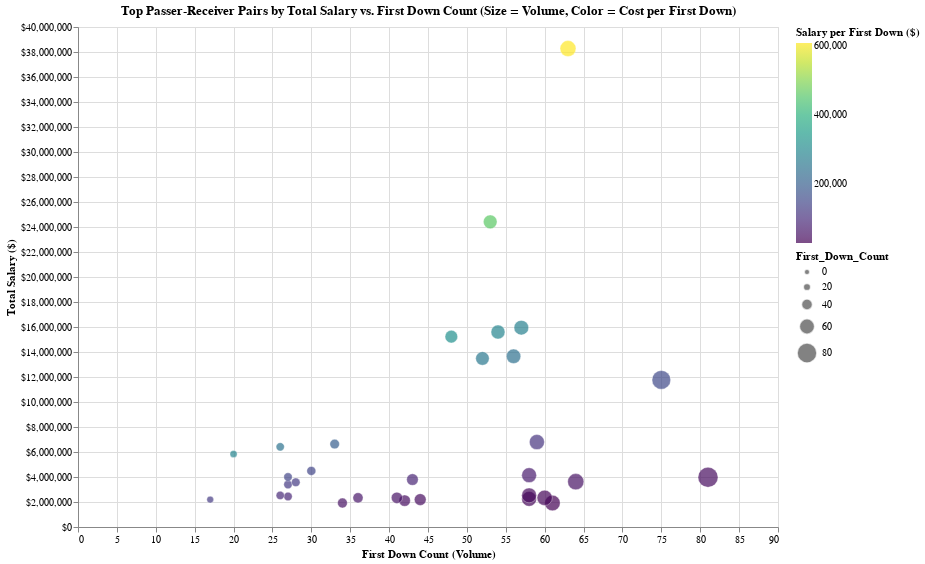

Notebook cell for this chart:
### Code cell
df_plot = pair_salary_df.copy()
df_plot['salary_per_first_down_num'] = df_plot['salary_per_first_down'].replace('[\$,]', '', regex=True).astype(float)
df_plot['total_salary'] = df_plot['total_salary'].replace('[\$,]', '', regex=True).astype(float)

# Optional: a text column to use in tooltips and labels
df_plot['label'] = df_plot.apply(
    lambda row: f"{row['posteam']}: {row['passer_player_name']} & {row['receiver_player_name']}", axis=1
)

# Base chart
base = alt.Chart(df_plot).encode(
    x=alt.X('First_Down_Count:Q', title='First Down Count (Volume)'),
    y=alt.Y('total_salary:Q', title='Total Salary ($)', 
            axis=alt.Axis(format='$,.0f')),
    size=alt.Size('First_Down_Count:Q', scale=alt.Scale(type='pow', exponent=2, range=[30, 400])),
    color=alt.Color('salary_per_first_down_num:Q', scale=alt.Scale(scheme='viridis'),
                    title='Salary per First Down ($)'),
    tooltip=[
        alt.Tooltip('posteam:N', title='Team'),
        alt.Tooltip('passer_player_name:N', title='Quarterback'),
        alt.Tooltip('receiver_player_name:N', title='Receiver'),
        alt.Tooltip('First_Down_Count:Q', title='First Down Count'),
        alt.Tooltip('total_salary:Q', format='$,.0f', title='Total Salary'),
        alt.Tooltip('salary_per_first_down_num:Q', format='$,.0f', title='Salary per First Down')
    ]
)

# Scatter plot
points = base.mark_circle(opacity=0.7, stroke='white', strokeWidth=0.5)

# Combine
chart = (points).properties(
    width=700,
    height=500,
    title='Top Passer-Receiver Pairs by Total Salary vs. First Down Count\n(Size = Volume, Color = Cost per First Down)'
)

chart.show()

### Figure 1 — Vega-Lite specification as saved in the notebook (floating-point values rounded to 4 significant figures)
{"config": {"view": {"continuousWidth": 300, "continuousHeight": 300}}, "data": {"name": "data-96a9ee439f3c1057500f1cd7c2f2fade"}, "mark": {"type": "circle", "opacity": 0.7, "stroke": "white", "strokeWidth": 0.5}, "encoding": {"color": {"field": "salary_per_first_down_num", "scale": {"scheme": "viridis"}, "title": "Salary per First Down ($)", "type": "quantitative"}, "size": {"field": "First_Down_Count", "scale": {"exponent": 2, "range": [30, 400], "type": "pow"}, "type": "quantitative"}, "tooltip": [{"field": "posteam", "title": "Team", "type": "nominal"}, {"field": "passer_player_name", "title": "Quarterback", "type": "nominal"}, {"field": "receiver_player_name", "title": "Receiver", "type": "nominal"}, {"field": "First_Down_Count", "title": "First Down Count", "type": "quantitative"}, {"field": "total_salary", "format": "$,.0f", "title": "Total Salary", "type": "quantitative"}, {"field": "salary_per_first_down_num", "format": "$,.0f", "title": "Salary per First Down", "type": "quantitative"}], "x": {"field": "First_Down_Count", "title": "First Down Count (Volume)", "type": "quantitative"}, "y": {"axis": {"format": "$,.0f"}, "field": "total_salary", "title": "Total Salary ($)", "type": "quantitative"}}, "height": 500, "title": "Top Passer-Receiver Pairs by Total Salary vs. First Down Count\n(Size = Volume, Color = Cost per First Down)", "width": 700, "$schema": "https://vega.github.io/schema/vega-lite/v5.20.1.json", "datasets": {"data-96a9ee439f3c1057500f1cd7c2f2fade": [{"posteam": "DEN", "passer_player_name": "Bo Nix", "passer_player_id": "00-0039732", "receiver_player_name": "Courtland Sutton", "receiver_player_id": "00-0034348", "First_Down_Count": 61, "passer_salary": "$795,000.00", "player_id_x": "00-0039732", "receiver_salary": "$1,125,000.00", "player_id_y": "00-0034348", "total_salary": 1920000.0, "salary_per_first_down": "$31,475.41", "salary_per_first_down_num": 31480.0, "label": "DEN: Bo Nix & Courtland Sutton"}, {"posteam": "PHI", "passer_player_name": "Jalen Hurts", "passer_player_id": "00-0036389", "receiver_player_name": "A.J. Brown", "receiver_player_id": "00-0035676", "First_Down_Count": 58, "passer_salary": "$1,125,000.00", "player_id_x": "00-0036389", "receiver_salary": "$1,125,000.00", "player_id_y": "00-0035676", "total_salary": 2250000.0, "salary_per_first_down": "$38,793.10", "salary_per_first_down_num": 38790.0, "label": "PHI: Jalen Hurts & A.J. Brown"}, {"posteam": "TB", "passer_player_name": "Baker Mayfield", "passer_player_id": "00-0034855", "receiver_player_name": "Mike Evans", "receiver_player_id": "00-0031408", "First_Down_Count": 60, "passer_salary": "$1,125,000.00", "player_id_x": "00-0034855", "receiver_salary": "$1,210,000.00", "player_id_y": "00-0031408", "total_salary": 2335000.0, "salary_per_first_down": "$38,916.67", "salary_per_first_down_num": 38920.0, "label": "TB: Baker Mayfield & Mike Evans"}, {"posteam": "HOU", "passer_player_name": "C.J. Stroud", "passer_player_id": "00-0039163", "receiver_player_name": "Nico Collins", "receiver_player_id": "00-0036554", "First_Down_Count": 58, "passer_salary": "$915,000.00", "player_id_x": "00-0039163", "receiver_salary": "$1,616,000.00", "player_id_y": "00-0036554", "total_salary": 2531000.0, "salary_per_first_down": "$43,637.93", "salary_per_first_down_num": 43640.0, "label": "HOU: C.J. Stroud & Nico Collins"}, {"posteam": "DET", "passer_player_name": "Jared Goff", "passer_player_id": "00-0033106", "receiver_player_name": "Amon-Ra St. Brown", "receiver_player_id": "00-0036963", "First_Down_Count": 81, "passer_salary": "$2,611,832.00", "player_id_x": "00-0033106", "receiver_salary": "$1,366,000.00", "player_id_y": "00-0036963", "total_salary": 3978000.0, "salary_per_first_down": "$49,109.04", "salary_per_first_down_num": 49110.0, "label": "DET: Jared Goff & Amon-Ra St. Brown"}, {"posteam": "SF", "passer_player_name": "Brock Purdy", "passer_player_id": "00-0037834", "receiver_player_name": "George Kittle", "receiver_player_id": "00-0033288", "First_Down_Count": 44, "passer_salary": "$985,000.00", "player_id_x": "00-0037834", "receiver_salary": "$1,210,000.00", "player_id_y": "00-0033288", "total_salary": 2195000.0, "salary_per_first_down": "$49,886.36", "salary_per_first_down_num": 49890.0, "label": "SF: Brock Purdy & George Kittle"}, {"posteam": "BUF", "passer_player_name": "Josh Allen", "passer_player_id": "00-0034857", "receiver_player_name": "Khalil Shakir", "receiver_player_id": "00-0037261", "First_Down_Count": 42, "passer_salary": "$1,125,000.00", "player_id_x": "00-0034857", "receiver_salary": "$985,000.00", "player_id_y": "00-0037261", "total_salary": 2110000.0, "salary_per_first_down": "$50,238.10", "salary_per_first_down_num": 50240.0, "label": "BUF: Josh Allen & Khalil Shakir"}, {"posteam": "NYG", "passer_player_name": "Daniel Jones", "passer_player_id": "00-0035710", "receiver_player_name": "Malik Nabers", "receiver_player_id": "00-0039337", "First_Down_Count": 34, "passer_salary": "$1,125,000.00", "player_id_x": "00-0035710", "receiver_salary": "$795,000.00", "player_id_y": "00-0039337", "total_salary": 1920000.0, "salary_per_first_down": "$56,470.59", "salary_per_first_down_num": 56470.0, "label": "NYG: Daniel Jones & Malik Nabers"}, {"posteam": "MIN", "passer_player_name": "Sam Darnold", "passer_player_id": "00-0034869", "receiver_player_name": "Justin Jefferson", "receiver_player_id": "00-0036322", "First_Down_Count": 64, "passer_salary": "$2,500,000.00", "player_id_x": "00-0034869", "receiver_salary": "$1,125,000.00", "player_id_y": "00-0036322", "total_salary": 3625000.0, "salary_per_first_down": "$56,640.62", "salary_per_first_down_num": 56640.0, "label": "MIN: Sam Darnold & Justin Jefferson"}, {"posteam": "MIA", "passer_player_name": "Tua Tagovailoa", "passer_player_id": "00-0036212", "receiver_player_name": "Tyreek Hill", "receiver_player_id": "00-0033040", "First_Down_Count": 41, "passer_salary": "$1,125,000.00", "player_id_x": "00-0036212", "receiver_salary": "$1,210,000.00", "player_id_y": "00-0033040", "total_salary": 2335000.0, "salary_per_first_down": "$56,951.22", "salary_per_first_down_num": 56950.0, "label": "MIA: Tua Tagovailoa & Tyreek Hill"}, {"posteam": "CLE", "passer_player_name": "Jameis Winston", "passer_player_id": "00-0031503", "receiver_player_name": "Jerry Jeudy", "receiver_player_id": "00-0036407", "First_Down_Count": 36, "passer_salary": "$1,210,000.00", "player_id_x": "00-0031503", "receiver_salary": "$1,125,000.00", "player_id_y": "00-0036407", "total_salary": 2335000.0, "salary_per_first_down": "$64,861.11", "salary_per_first_down_num": 64860.0, "label": "CLE: Jameis Winston & Jerry Jeudy"}, {"posteam": "NYJ", "passer_player_name": "Aaron Rodgers", "passer_player_id": "00-0023459", "receiver_player_name": "Garrett Wilson", "receiver_player_id": "00-0037740", "First_Down_Count": 58, "passer_salary": "$3,161,112.00", "player_id_x": "00-0023459", "receiver_salary": "$985,000.00", "player_id_y": "00-0037740", "total_salary": 4146000.0, "salary_per_first_down": "$71,484.69", "salary_per_first_down_num": 71480.0, "label": "NYJ: Aaron Rodgers & Garrett Wilson"}, {"posteam": "CHI", "passer_player_name": "Caleb Williams", "passer_player_id": "00-0039918", "receiver_player_name": "DJ Moore", "receiver_player_id": "00-0034827", "First_Down_Count": 43, "passer_salary": "$795,000.00", "player_id_x": "00-0039918", "receiver_salary": "$3,000,000.00", "player_id_y": "00-0034827", "total_salary": 3795000.0, "salary_per_first_down": "$88,255.81", "salary_per_first_down_num": 88260.0, "label": "CHI: Caleb Williams & DJ Moore"}, {"posteam": "NE", "passer_player_name": "Drake Maye", "passer_player_id": "00-0039851", "receiver_player_name": "Hunter Henry", "receiver_player_id": "00-0033090", "First_Down_Count": 27, "passer_salary": "$795,000.00", "player_id_x": "00-0039851", "receiver_salary": "$1,650,000.00", "player_id_y": "00-0033090", "total_salary": 2445000.0, "salary_per_first_down": "$90,555.56", "salary_per_first_down_num": 90560.0, "label": "NE: Drake Maye & Hunter Henry"}, {"posteam": "PIT", "passer_player_name": "Russell Wilson", "passer_player_id": "00-0029263", "receiver_player_name": "George Pickens", "receiver_player_id": "00-0037247", "First_Down_Count": 26, "passer_salary": "$1,210,000.00", "player_id_x": "00-0029263", "receiver_salary": "$1,318,836.00", "player_id_y": "00-0037247", "total_salary": 2529000.0, "salary_per_first_down": "$97,262.92", "salary_per_first_down_num": 97260.0, "label": "PIT: Russell Wilson & George Pickens"}, {"posteam": "LAC", "passer_player_name": "Justin Herbert", "passer_player_id": "00-0036355", "receiver_player_name": "Ladd McConkey", "receiver_player_id": "00-0039915", "First_Down_Count": 59, "passer_salary": "$6,000,000.00", "player_id_x": "00-0036355", "receiver_salary": "$795,000.00", "player_id_y": "00-0039915", "total_salary": 6795000.0, "salary_per_first_down": "$115,169.49", "salary_per_first_down_num": 115200.0, "label": "LAC: Justin Herbert & Ladd McConkey"}, {"posteam": "DAL", "passer_player_name": "Cooper Rush", "passer_player_id": "00-0033662", "receiver_player_name": "CeeDee Lamb", "receiver_player_id": "00-0036358", "First_Down_Count": 27, "passer_salary": "$2,250,000.00", "player_id_x": "00-0033662", "receiver_salary": "$1,150,000.00", "player_id_y": "00-0036358", "total_salary": 3400000.0, "salary_per_first_down": "$125,925.93", "salary_per_first_down_num": 125900.0, "label": "DAL: Cooper Rush & CeeDee Lamb"}, {"posteam": "JAX", "passer_player_name": "Mac Jones", "passer_player_id": "00-0036972", "receiver_player_name": "Brian Thomas Jr.", "receiver_player_id": "00-0039893", "First_Down_Count": 28, "passer_salary": "$2,785,410.00", "player_id_x": "00-0036972", "receiver_salary": "$795,000.00", "player_id_y": "00-0039893", "total_salary": 3580000.0, "salary_per_first_down": "$127,871.79", "salary_per_first_down_num": 127900.0, "label": "JAX: Mac Jones & Brian Thomas Jr."}, {"posteam": "NO", "passer_player_name": "Derek Carr", "passer_player_id": "00-0031280", "receiver_player_name": "Chris Olave", "receiver_player_id": "00-0037239", "First_Down_Count": 17, "passer_salary": "$1,210,000.00", "player_id_x": "00-0031280", "receiver_salary": "$985,000.00", "player_id_y": "00-0037239", "total_salary": 2195000.0, "salary_per_first_down": "$129,117.65", "salary_per_first_down_num": 129100.0, "label": "NO: Derek Carr & Chris Olave"}, {"posteam": "IND", "passer_player_name": "Joe Flacco", "passer_player_id": "00-0026158", "receiver_player_name": "Josh Downs", "receiver_player_id": "00-0038997", "First_Down_Count": 27, "passer_salary": "$3,000,000.00", "player_id_x": "00-0026158", "receiver_salary": "$1,000,930.00", "player_id_y": "00-0038997", "total_salary": 4001000.0, "salary_per_first_down": "$148,182.59", "salary_per_first_down_num": 148200.0, "label": "IND: Joe Flacco & Josh Downs"}, {"posteam": "GB", "passer_player_name": "Jordan Love", "passer_player_id": "00-0036264", "receiver_player_name": "Romeo Doubs", "receiver_player_id": "00-0037816", "First_Down_Count": 30, "passer_salary": "$3,500,000.00", "player_id_x": "00-0036264", "receiver_salary": "$985,000.00", "player_id_y": "00-0037816", "total_salary": 4485000.0, "salary_per_first_down": "$149,500.00", "salary_per_first_down_num": 149500.0, "label": "GB: Jordan Love & Romeo Doubs"}, {"posteam": "CIN", "passer_player_name": "Joe Burrow", "passer_player_id": "00-0036442", "receiver_player_name": "Ja'Marr Chase", "receiver_player_id": "00-0036900", "First_Down_Count": 75, "passer_salary": "$10,714,982.00", "player_id_x": "00-0036442", "receiver_salary": "$1,055,000.00", "player_id_y": "00-0036900", "total_salary": 11770000.0, "salary_per_first_down": "$156,933.09", "salary_per_first_down_num": 156900.0, "label": "CIN: Joe Burrow & Ja'Marr Chase"}, {"posteam": "LV", "passer_player_name": "Gardner Minshew", "passer_player_id": "00-0035289", "receiver_player_name": "Brock Bowers", "receiver_player_id": "00-0039338", "First_Down_Count": 33, "passer_salary": "$5,840,000.00", "player_id_x": "00-0035289", "receiver_salary": "$795,000.00", "player_id_y": "00-0039338", "total_salary": 6635000.0, "salary_per_first_down": "$201,060.61", "salary_per_first_down_num": 201100.0, "label": "LV: Gardner Minshew & Brock Bowers"}, {"posteam": "SEA", "passer_player_name": "Geno Smith", "passer_player_id": "00-0030565", "receiver_player_name": "Jaxon Smith-Njigba", "receiver_player_id": "00-0038543", "First_Down_Count": 56, "passer_salary": "$12,700,000.00", "player_id_x": "00-0030565", "receiver_salary": "$955,332.00", "player_id_y": "00-0038543", "total_salary": 13660000.0, "salary_per_first_down": "$243,845.21", "salary_per_first_down_num": 243800.0, "label": "SEA: Geno Smith & Jaxon Smith-Njigba"}, {"posteam": "CAR", "passer_player_name": "Bryce Young", "passer_player_id": "00-0039150", "receiver_player_name": "Adam Thielen", "receiver_player_id": "00-0030035", "First_Down_Count": 26, "passer_salary": "$915,000.00", "player_id_x": "00-0039150", "receiver_salary": "$5,500,000.00", "player_id_y": "00-0030035", "total_salary": 6415000.0, "salary_per_first_down": "$246,730.77", "salary_per_first_down_num": 246700.0, "label": "CAR: Bryce Young & Adam Thielen"}, {"posteam": "ATL", "passer_player_name": "Kirk Cousins", "passer_player_id": "00-0029604", "receiver_player_name": "Drake London", "receiver_player_id": "00-0037238", "First_Down_Count": 52, "passer_salary": "$12,500,000.00", "player_id_x": "00-0029604", "receiver_salary": "$985,000.00", "player_id_y": "00-0037238", "total_salary": 13480000.0, "salary_per_first_down": "$259,326.92", "salary_per_first_down_num": 259300.0, "label": "ATL: Kirk Cousins & Drake London"}, {"posteam": "WAS", "passer_player_name": "Jayden Daniels", "passer_player_id": "00-0039910", "receiver_player_name": "Terry McLaurin", "receiver_player_id": "00-0035659", "First_Down_Count": 57, "passer_salary": "$795,000.00", "player_id_x": "00-0039910", "receiver_salary": "$15,150,000.00", "player_id_y": "00-0035659", "total_salary": 15940000.0, "salary_per_first_down": "$279,736.84", "salary_per_first_down_num": 279700.0, "label": "WAS: Jayden Daniels & Terry McLaurin"}, {"posteam": "KC", "passer_player_name": "Patrick Mahomes", "passer_player_id": "00-0033873", "receiver_player_name": "Travis Kelce", "receiver_player_id": "00-0030506", "First_Down_Count": 54, "passer_salary": "$9,850,000.00", "player_id_x": "00-0033873", "receiver_salary": "$5,750,000.00", "player_id_y": "00-0030506", "total_salary": 15600000.0, "salary_per_first_down": "$288,888.89", "salary_per_first_down_num": 288900.0, "label": "KC: Patrick Mahomes & Travis Kelce"}, {"posteam": "TEN", "passer_player_name": "Mason Rudolph", "passer_player_id": "00-0034771", "receiver_player_name": "Calvin Ridley", "receiver_player_id": "00-0034837", "First_Down_Count": 20, "passer_salary": "$1,350,000.00", "player_id_x": "00-0034771", "receiver_salary": "$4,490,000.00", "player_id_y": "00-0034837", "total_salary": 5840000.0, "salary_per_first_down": "$292,000.00", "salary_per_first_down_num": 292000.0, "label": "TEN: Mason Rudolph & Calvin Ridley"}, {"posteam": "BAL", "passer_player_name": "Lamar Jackson", "passer_player_id": "00-0034796", "receiver_player_name": "Zay Flowers", "receiver_player_id": "00-0039064", "First_Down_Count": 48, "passer_salary": "$14,250,000.00", "player_id_x": "00-0034796", "receiver_salary": "$978,020.00", "player_id_y": "00-0039064", "total_salary": 15230000.0, "salary_per_first_down": "$317,250.42", "salary_per_first_down_num": 317300.0, "label": "BAL: Lamar Jackson & Zay Flowers"}, {"posteam": "LA", "passer_player_name": "Matthew Stafford", "passer_player_id": "00-0026498", "receiver_player_name": "Puka Nacua", "receiver_player_id": "00-0039075", "First_Down_Count": 53, "passer_salary": "$23,500,000.00", "player_id_x": "00-0026498", "receiver_salary": "$915,000.00", "player_id_y": "00-0039075", "total_salary": 24420000.0, "salary_per_first_down": "$460,660.38", "salary_per_first_down_num": 460700.0, "label": "LA: Matthew Stafford & Puka Nacua"}, {"posteam": "ARI", "passer_player_name": "Kyler Murray", "passer_player_id": "00-0035228", "receiver_player_name": "Trey McBride", "receiver_player_id": "00-0037744", "First_Down_Count": 63, "passer_salary": "$37,000,000.00", "player_id_x": "00-0035228", "receiver_salary": "$1,277,696.00", "player_id_y": "00-0037744", "total_salary": 38280000.0, "salary_per_first_down": "$607,582.48", "salary_per_first_down_num": 607600.0, "label": "ARI: Kyler Murray & Trey McBride"}]}}
